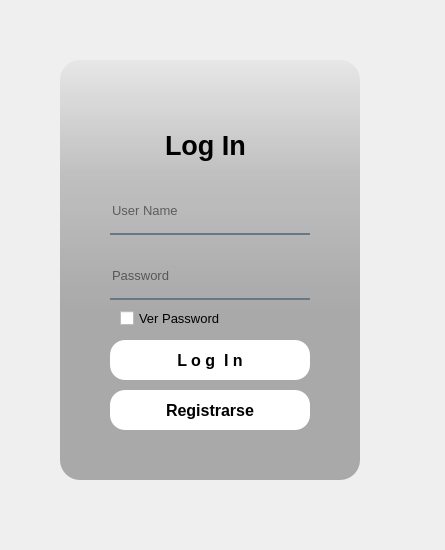
<?xml version="1.0" encoding="UTF-8"?>
<ui version="4.0">
 <class>Form</class>
 <widget class="QWidget" name="Form">
  <property name="geometry">
   <rect>
    <x>0</x>
    <y>0</y>
    <width>445</width>
    <height>550</height>
   </rect>
  </property>
  <property name="windowTitle">
   <string>Form</string>
  </property>
  <property name="styleSheet">
   <string notr="true">QPushButton#pushButton{qlineargradient(spread:pad, x1:0, y1:0.505682, x2:1, y2:0.477, stop:0 rgba(20, 47, 78, 219), stop:1 rgba(85, 98, 112, 226));
color:rgba:(255,255,255,210);
border-radius:5px;
}
QPushButton#pushButton:hover{
background-color: qlineargradient(spread:pad, x1:0, y1:0.505682, x2:1, y2:0.477, stop:0 rgba(40, 67, 98, 219), stop:1 rgba(105, 118, 132, 226));
}

QPushButton#pushButton:pressed{
padding-left:5px;
padding-top:5px;
background-color:rgba(105, 118, 132, 200);
}</string>
  </property>
  <widget class="QWidget" name="widget" native="true">
   <property name="geometry">
    <rect>
     <x>30</x>
     <y>30</y>
     <width>370</width>
     <height>480</height>
    </rect>
   </property>
   <property name="styleSheet">
    <string notr="true">QPushButton#Login_button:pressed{
padding-left:5px;
padding-top:5px;
background-color:rgba(105, 118, 132, 200);
}

QPushButton#Login_button:hover{
background-color: qlineargradient(spread:pad, x1:0, y1:0.505682, x2:1, y2:0.477, stop:0 rgba(40, 67, 98, 219), stop:1 rgba(105, 118, 132, 226));
}
QPushButton#Login_button{

background-color: rgb(255, 255, 255);
border-radius:15px;
}

QPushButton#Config_button:pressed{
padding-left:5px;
padding-top:5px;
background-color:rgba(105, 118, 132, 200);
}

QPushButton#Config_button:hover{
background-color: qlineargradient(spread:pad, x1:0, y1:0.505682, x2:1, y2:0.477, stop:0 rgba(40, 67, 98, 219), stop:1 rgba(105, 118, 132, 226));
}
QPushButton#Config_button{

background-color: rgb(255, 255, 255);
border-radius:15px;
}








</string>
   </property>
   <widget class="QLabel" name="label">
    <property name="geometry">
     <rect>
      <x>30</x>
      <y>30</y>
      <width>300</width>
      <height>420</height>
     </rect>
    </property>
    <property name="styleSheet">
     <string notr="true">border-image: url(:/images/images/fondo.jpg);
border-radius: 20px;
</string>
    </property>
    <property name="text">
     <string/>
    </property>
   </widget>
   <widget class="QLabel" name="label_2">
    <property name="geometry">
     <rect>
      <x>30</x>
      <y>30</y>
      <width>300</width>
      <height>420</height>
     </rect>
    </property>
    <property name="styleSheet">
     <string notr="true">background-color: qlineargradient(spread:pad, x1:0, y1:0, x2:0, y2:0.715909, stop:0 rgba(0, 0, 0, 9), stop:0.375 rgba(0, 0, 0, 50),stop:0.835227 rgba(0,0,0,75));
border-radius: 20px;
</string>
    </property>
    <property name="text">
     <string/>
    </property>
   </widget>
   <widget class="QLabel" name="label_4">
    <property name="geometry">
     <rect>
      <x>135</x>
      <y>95</y>
      <width>90</width>
      <height>40</height>
     </rect>
    </property>
    <property name="font">
     <font>
      <pointsize>20</pointsize>
      <weight>75</weight>
      <bold>true</bold>
     </font>
    </property>
    <property name="styleSheet">
     <string notr="true"/>
    </property>
    <property name="text">
     <string>Log In</string>
    </property>
   </widget>
   <widget class="QLineEdit" name="lineEdit">
    <property name="geometry">
     <rect>
      <x>80</x>
      <y>165</y>
      <width>200</width>
      <height>40</height>
     </rect>
    </property>
    <property name="font">
     <font>
      <pointsize>10</pointsize>
     </font>
    </property>
    <property name="styleSheet">
     <string notr="true">background-color:rgba(0,0,0,0);
border:None;
border-bottom:2px solid rgba(105,118,132,255);

padding-bottom:7px;</string>
    </property>
    <property name="placeholderText">
     <string>User Name</string>
    </property>
   </widget>
   <widget class="QLineEdit" name="lineEdit_2">
    <property name="geometry">
     <rect>
      <x>80</x>
      <y>230</y>
      <width>200</width>
      <height>40</height>
     </rect>
    </property>
    <property name="font">
     <font>
      <pointsize>10</pointsize>
     </font>
    </property>
    <property name="styleSheet">
     <string notr="true">background-color:rgba(0,0,0,0);
border:None;
border-bottom:2px solid rgba(105,118,132,255);

padding-bottom:7px;</string>
    </property>
    <property name="placeholderText">
     <string>Password</string>
    </property>
   </widget>
   <widget class="QPushButton" name="Login_button">
    <property name="geometry">
     <rect>
      <x>80</x>
      <y>310</y>
      <width>200</width>
      <height>40</height>
     </rect>
    </property>
    <property name="font">
     <font>
      <pointsize>12</pointsize>
      <weight>75</weight>
      <bold>true</bold>
     </font>
    </property>
    <property name="styleSheet">
     <string notr="true"/>
    </property>
    <property name="text">
     <string>L o g  I n</string>
    </property>
   </widget>
   <widget class="QCheckBox" name="checkBox">
    <property name="geometry">
     <rect>
      <x>90</x>
      <y>280</y>
      <width>181</width>
      <height>17</height>
     </rect>
    </property>
    <property name="font">
     <font>
      <pointsize>10</pointsize>
     </font>
    </property>
    <property name="text">
     <string>Ver Password</string>
    </property>
   </widget>
   <widget class="QPushButton" name="Config_button">
    <property name="geometry">
     <rect>
      <x>80</x>
      <y>360</y>
      <width>200</width>
      <height>40</height>
     </rect>
    </property>
    <property name="font">
     <font>
      <pointsize>12</pointsize>
      <weight>75</weight>
      <bold>true</bold>
     </font>
    </property>
    <property name="styleSheet">
     <string notr="true">QPushButton2#pushButton:pressed{
padding-left:5px;
padding-top:5px;
background-color:rgba(105, 118, 132, 200);
}

QPushButton2#pushButton:hover{
background-color: qlineargradient(spread:pad, x1:0, y1:0.505682, x2:1, y2:0.477, stop:0 rgba(40, 67, 98, 219), stop:1 rgba(105, 118, 132, 226));
}
QPushButton2#pushButton{

background-color: rgb(255, 255, 255);
border-radius:15px;
}</string>
    </property>
    <property name="text">
     <string>Registrarse</string>
    </property>
   </widget>
  </widget>
 </widget>
 <resources>
  <include location="../images/res.qrc"/>
 </resources>
 <connections/>
</ui>
